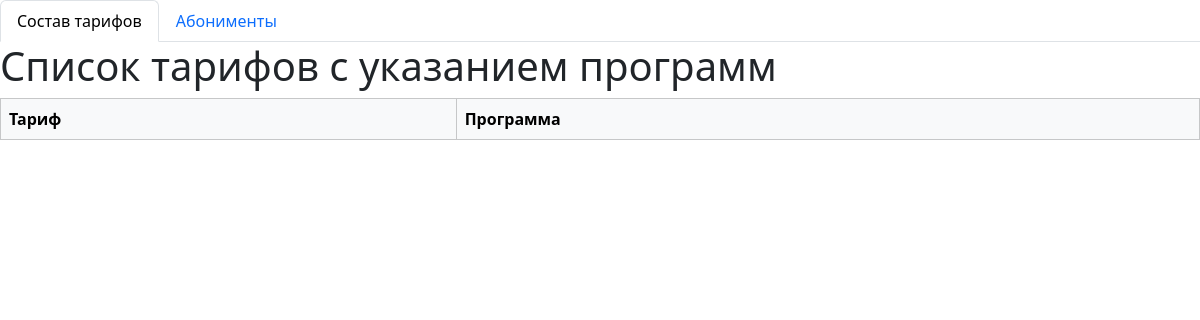
Before: / with the older database file.
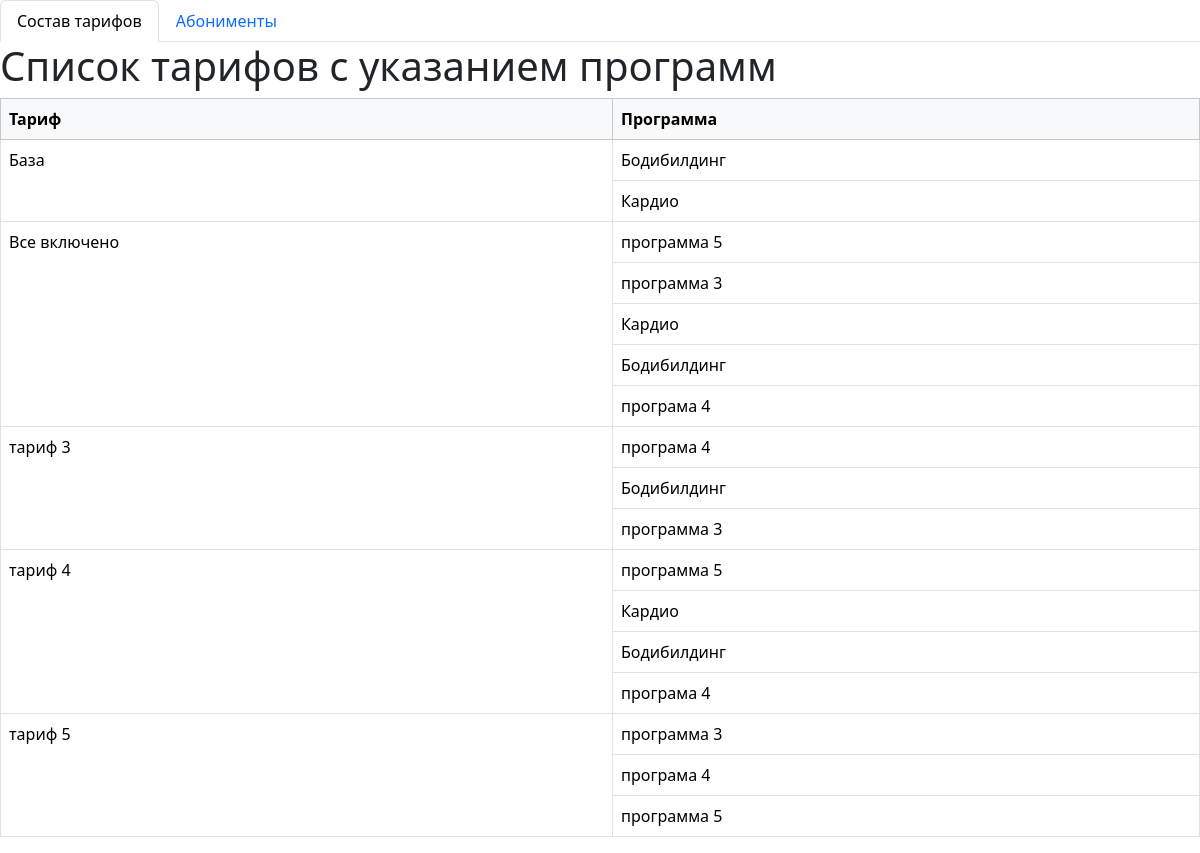
After: the same page with the newer database file.
### app/models.py (models this page shows, shortened)
class Plan(models.Model):
    title = models.CharField(max_length=30, verbose_name="Название программы")
    price = models.FloatField(null=True, blank=True, verbose_name="Цена")
    description = models.TextField(null=True, blank=True, verbose_name="Описание")
    class Meta:
        verbose_name_plural = 'Тарифы'
        verbose_name = 'Тариф'

class Program(models.Model):
    name = models.CharField(max_length=30, verbose_name="Название тарифа")
    description = models.TextField(null=True, blank=True, verbose_name="Описание")
    class Meta:
        verbose_name_plural = 'Программы'
        verbose_name = 'Программа'

### app/views.py (the view)
# urls.py: path('', index),
def index(request):
    pp = PlanProgram.objects.all().order_by('plan')
    obj = {}
    for p in pp:
        if p.plan.title in obj:
            obj[p.plan.title]['count'] += 1
            obj[p.plan.title]['programs'].append(p.program.name)
        else:
            obj[p.plan.title] = { 'count': 1, 'programs': [p.program.name] }
    return render(request, 'app/index.html', { 'active_page': '/', 'programs_in_plan': obj })

### app/templates/app/index.html (shortened to what this page needs)
{% extends 'app/base.html' %}
{% block content %}
    <h1>Список тарифов с указанием программ</h1>
    <table class="table table-bordered">
        <thead class="table-light">
            <tr>
                <th>Тариф</th>
                <th>Программа</th>
            </tr>
        </thead>
        <tbody>
            {% for key, value in programs_in_plan.items %}
                <tr>
                    <td rowspan="{{ value.count }}">{{ key }}</td>
                    <td>{{ value.programs.pop }} </td>
                </tr>
                {% for p in value.programs %}
                    <tr><td>{{ p }}</td></tr>
                {% endfor %}
            {% endfor %}
        </tbody>
    </table>
{% endblock content %}

### app/templates/app/base.html (shortened to what this page needs)
<!DOCTYPE html>
<html lang="en">
<head>
    {% load bootstrap5 %}
    {% bootstrap_css %}
</head>
<body>
    <nav>
        <ul class="nav nav-tabs">
            <li class="nav-item active">
              <a class="nav-link {% if active_page == '/' %} active {% endif %}" aria-current="page" href="/">Состав тарифов</a>
            </li>
            <li class="nav-item">
              <a class="nav-link {% if active_page == '/subscriptions' %} active {% endif %}" href="/subscriptions">Абонименты</a>
            </li>
        </ul>
    </nav>
    {% block content %}{% endblock content %}
</body>
</html>

Changed rows visible on the page:
added Plan: programs_in_plan "База"
added Program: programs.pop "Бодибилдинг", programs "Бодибилдинг" "Бодибилдинг" "Бодибилдинг"
added Program: programs "Кардио" "Кардио" "Кардио"
added Plan: programs_in_plan "Все включено"
added Program: programs.pop "программа 5" "программа 5", programs "программа 5"
added Program: programs "программа 3" "программа 3", programs.pop "программа 3"
added Program: programs "програма 4" "програма 4" "програма 4", programs.pop "програма 4"
added Plan: programs_in_plan "тариф 3"
added Plan: programs_in_plan "тариф 4"
added Plan: programs_in_plan "тариф 5"
